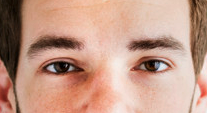
#> input picture free-profile-photo-whatsapp-4.png, 207 x 113 px
$ python eye_detection.py
#> lines starting #> are read from the running program, lines starting #| are printed output that depends on the picture
import cv2
import numpy as np
from matplotlib import pyplot as plt


# Load image
image_1 = cv2.imread("free-profile-photo-whatsapp-4.png", 0)
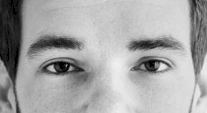
#> image_1: shape (113, 207); min 0, max 239, mean 165.6
image_2 = cv2.imread("pexels-photo-220453.jpeg", 0)
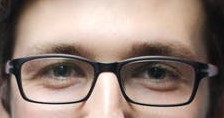
#> input picture pexels-photo-220453.jpeg, 224 x 118 px
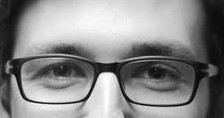
#> image_2: shape (118, 224); min 0, max 255, mean 136.9


cv2.waitKey(1000)

def histogram(image):
    image = cv2.medianBlur(image, 5)
    hist = cv2.calcHist(image, [0], None, [256], [0, 256])
    return hist.all()


def circle_detection(image):
    circle_hist = []

    # Preprocess
    image = cv2.medianBlur(image, 5)
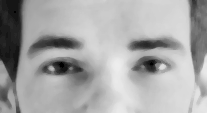
#> image: shape (113, 207); min 0, max 237, mean 166.3
    color_image = cv2.cvtColor(image, cv2.COLOR_GRAY2BGR)

    # Go looking for circles
    circles = cv2.HoughCircles(image, cv2.HOUGH_GRADIENT, 1, 20, param1=44, param2=37, maxRadius=0, minRadius=0)
#> circles = [[151.5, 81.5, 48.9], [47.5, 85.5, 36.1]]
    # Put found circle points into array
    circles = np.uint16(np.around(circles))
#> circles = [[152, 82, 49], [48, 86, 36]]

    # Draw real circles on these points
    for i in circles[0, :]:
        # draw the outer circle
        cv2.circle(color_image, (i[0], i[1]), i[2], (0, 255, 0), 2)
        # draw the center of the circle
        cv2.circle(color_image, (i[0], i[1]), 2, (0, 0, 255), 3)
#> this loop made 2 passes
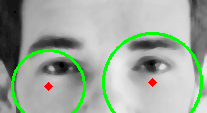
#> color_image: shape (113, 207, 3); mean B, G, R 157.2, 170, 158.1

    cv2.imshow("Test", color_image)
    cv2.waitKey(1000)

    for i in circles[0, :]:
        circle_hist.append(histogram(i))
#> this loop made 2 passes
#> (i, image in histogram) on pass 2: ([48, 86, 36], [48, 48, 36])
#> after the loop, circle_hist = [False, False]

    return circle_hist


def compare_histogram_length(hist1, hist2):
    return len(hist1) == len(hist2)

def compare_histogram_values(hist1, hist2):
    hist_equal = True
    for gray_value in range(len(hist1)):
        if hist1[gray_value] != hist2[gray_value]:
            hist_equal = False
    return hist_equal

hist1 = circle_detection(image_1)
#> hist1 = [False, False]
hist2 = circle_detection(image_2)
#> in circle_detection (call 2), `image = cv2.medianBlur(image, 5)`:
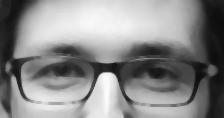
#> image: shape (118, 224); min 13, max 252, mean 137.5
#> in circle_detection (call 2), `circles = cv2.HoughCircles(image, cv2.HOUGH_GRADIENT, 1, 20, param1=44..`: circles = [[105.5, 31.5, 78.4], [109.5, 6.5, 83.9], [55.5, 36.5, 40], [151.5, 84.5, 28.1], [61.5, 80.5, 23.9], [154.5, 19.5, 48.5], [177.5, 35.5, 23.9], [133.5, 97.5, 18.1]]
#> in circle_detection (call 2), `circles = np.uint16(np.around(circles))`: circles = [[106, 32, 78], [110, 6, 84], [56, 36, 40], [152, 84, 28], [62, 80, 24], [154, 20, 48], [178, 36, 24], [134, 98, 18]]
#> the loop in circle_detection (call 2), `for i in circles[0, :]:` made 8 passes
#> after the loop in circle_detection (call 2), `for i in circles[0, :]:`:
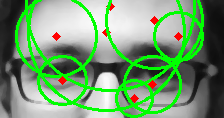
#> color_image: shape (118, 224, 3); mean B, G, R 112.7, 155.6, 115.5
#> the loop in circle_detection (call 2), `for i in circles[0, :]:` made 8 passes
#> i on passes 1, 2, 3, 5, 6: [106, 32, 78], [110, 6, 84], [56, 36, 40], [62, 80, 24], [154, 20, 48]
#> after the loop in circle_detection (call 2), `for i in circles[0, :]:`: circle_hist = [False, False, False, False, False, False, False, False]
#> hist2 has the same summary as circle_hist in circle_detection

print(compare_histogram_length(hist1, hist2))
#| False
print(compare_histogram_values(hist1, hist2))
#> the loop in compare_histogram_values, `for gray_value in range(len(hist1)):` made 2 passes
#| True
